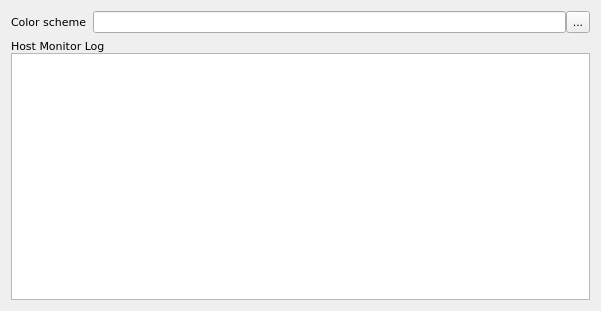
<?xml version="1.0" encoding="UTF-8"?>
<ui version="4.0">
 <class>HtmlColorsOptionsWidget</class>
 <widget class="QWidget" name="HtmlColorsOptionsWidget">
  <property name="geometry">
   <rect>
    <x>0</x>
    <y>0</y>
    <width>601</width>
    <height>311</height>
   </rect>
  </property>
  <property name="font">
   <font>
    <family>DejaVu Sans</family>
    <pointsize>8</pointsize>
   </font>
  </property>
  <property name="windowTitle">
   <string>HTML Colors</string>
  </property>
  <layout class="QVBoxLayout" name="verticalLayout_2">
   <item>
    <layout class="QHBoxLayout" name="horizontalLayout_2">
     <item>
      <widget class="QLabel" name="lblColorScheme">
       <property name="text">
        <string>Color scheme</string>
       </property>
       <property name="buddy">
        <cstring>editColorScheme</cstring>
       </property>
      </widget>
     </item>
     <item>
      <layout class="QHBoxLayout" name="horizontalLayout">
       <property name="spacing">
        <number>0</number>
       </property>
       <item>
        <widget class="QLineEdit" name="editColorScheme"/>
       </item>
       <item>
        <widget class="QToolButton" name="btnColorScheme">
         <property name="maximumSize">
          <size>
           <width>24</width>
           <height>24</height>
          </size>
         </property>
         <property name="text">
          <string>...</string>
         </property>
         <property name="icon">
          <iconset resource="../../qHostMonitor.qrc">
           <normaloff>:/img/foldersTree.png</normaloff>:/img/foldersTree.png</iconset>
         </property>
        </widget>
       </item>
      </layout>
     </item>
    </layout>
   </item>
   <item>
    <layout class="QVBoxLayout" name="verticalLayout">
     <property name="spacing">
      <number>0</number>
     </property>
     <item>
      <widget class="QLabel" name="lblTitle">
       <property name="text">
        <string>Host Monitor Log</string>
       </property>
      </widget>
     </item>
     <item>
      <widget class="QTreeView" name="trvColors">
       <property name="editTriggers">
        <set>QAbstractItemView::NoEditTriggers</set>
       </property>
       <property name="selectionMode">
        <enum>QAbstractItemView::NoSelection</enum>
       </property>
       <property name="rootIsDecorated">
        <bool>false</bool>
       </property>
       <attribute name="headerVisible">
        <bool>false</bool>
       </attribute>
      </widget>
     </item>
    </layout>
   </item>
  </layout>
 </widget>
 <resources>
  <include location="../../qHostMonitor.qrc"/>
 </resources>
 <connections/>
</ui>
